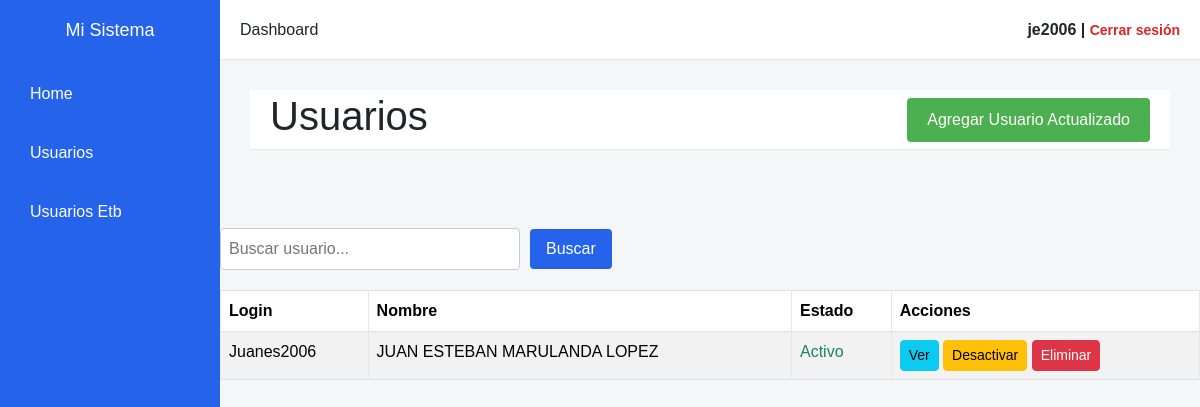
Page /usuarios_etb/ (signed in) on the committed database.
### app_cuentas/models.py (models this page shows, shortened)
class Usuario(models.Model):
    ESTADO_CHOICES = [
        ('ACTIVO', 'Activo'),
        ('INACTIVO', 'Inactivo'),
    ]
    DEPARTAMENTO_CHOICES = [
        ('CALDAS', 'Caldas'),
        ('ANTIOQUIA', 'Antioquia'),
    ]
    CARGO_CHOICES = [
        ('ASESOR', 'Asesor'),
    ]
    clasificacion = models.CharField(max_length=100)
    login = models.CharField(max_length=100)
    estado = models.CharField(
        max_length=10,
        choices=ESTADO_CHOICES,
        default='ACTIVO'
    )
    identificacion_usuario = models.BigIntegerField()
    fecha_ingreso = models.DateField()
    fecha_retiro = models.DateField()
    vicepresidente = models.CharField(max_length=100)
    gerencia = models.CharField(max_length=100)
    direccion = models.CharField(max_length=100)
    canal = models.CharField(max_length=100)
    proveedor = models.CharField(max_length=100)
    nro_contrato = models.CharField(max_length=100)
    subcanal = models.CharField(max_length=100)
    punto = models.CharField(max_length=100)
    cc_supervisor = models.CharField(max_length=100)
    lider_etb = models.CharField(max_length=100)
    departamento = models.CharField(
        max_length=20,
        choices=DEPARTAMENTO_CHOICES
    )
    ciudad = models.CharField(max_length=100)
    nombres = models.CharField(max_length=100)
    apellidos = models.CharField(max_length=100)
    correo = models.EmailField()
    celular = models.CharField(max_length=20)
    eps = models.CharField(max_length=100)
    fecha_nacimiento = models.DateField()
    sexo = models.CharField(max_length=20)
    cargo = models.CharField(
        max_length=20,
        choices=CARGO_CHOICES,
        default='ASESOR'
    )
    perfil_portal_suma = models.CharField(max_length=100)
    restriccion = models.CharField(max_length=100)
    causa_restriccion = models.CharField(max_length=200)
    id_fibra = models.CharField(max_length=100)
    fija = models.IntegerField()
    movil = models.IntegerField()
    id_cobre = models.IntegerField()

### app_cuentas/views.py (the view)
# urls.py: path('usuarios_etb/', usuarios_view_actualizada, name='usuarios_etb'),
@login_required(login_url='login')
def usuarios_view_actualizada(request):
    usuarios = Usuario.objects.all()
    return render(request, 'app_cuentas/UsuarioEtb.html', {
        'usuarios': usuarios
    })

### app_cuentas/templates/app_cuentas/UsuarioEtb.html (shortened to what this page needs)
{% extends 'app_cuentas/base.html' %}
{% block content %}
<div class="nav">
    <h1>Usuarios</h1>
    <div >
        <button type="button"
                class="btn_agregar"
                data-bs-toggle="modal"
                data-bs-target="#agregarUsuarioModalActualizado">
            Agregar Usuario Actualizado
        </button>
    </div>
</div>
</div><br><br>
<form  method="get" action="{% url 'buscar_usuario_etb' %}">
    <input class="inp_buscar" type="text" name="buscador_Usuario" placeholder="Buscar usuario..." value="{{ request.GET.buscador_Usuario }}">
    <button class="btn_buscar" type="submit">Buscar</button>
</form>
<table class="table table-striped table-bordered">
    <thead>
        <tr>
            <th>Login</th>
            <th>Nombre</th>
            <th>Estado</th>
            <th>Acciones</th>
        </tr>
    </thead>
    <tbody>
        {% for u in usuarios %}
        <tr>
            <td>{{ u.login }}</td>
            <td>{{ u.nombres }} {{ u.apellidos }}</td>
            <td>
                {% if u.estado|lower == "activo" %}
                    <span class="text-success">Activo</span>
                {% else %}
                    <span class="text-danger">Inactivo</span>
                {% endif %}
            </td>
            <td>
                <a class="btn btn-info btn-sm" href="{% url 'ver_usuario_etb' u.id %}">
                    Ver
                </a>
                <form method="post"
                      action="{% url 'cambiar_estado_usuario' u.id %}"
                      style="display:inline;">
                    <button type="submit" class="btn btn-warning btn-sm">
                        {% if u.estado|lower == "activo" %}
                            Desactivar
                        {% else %}
                            Activar
                        {% endif %}
                    </button>
                </form>
                <form method="post"
                      action="{% url 'eliminar_usuario_etb' u.id %}"
                      style="display:inline;">
                    <button type="submit" class="btn btn-danger btn-sm">
                        Eliminar
                    </button>
                </form>
            </td>
        </tr>
        {% endfor %}
    </tbody>
</table>
{% endblock %}

### app_cuentas/templates/app_cuentas/Base.html (shortened to what this page needs)
<!DOCTYPE html>
<html lang="es">
<head>
    <link href="https://cdn.jsdelivr.net/npm/bootstrap@5.3.2/dist/css/bootstrap.min.css" rel="stylesheet">
</head>
<body>
    <div class="sidebar">
        <h2>Mi Sistema</h2>
        <a href="{% url 'home' %}">Home</a>
        <a href="{% url 'usuarios' %}">Usuarios</a>
        <a href="{% url 'usuarios_etb' %}">Usuarios Etb</a>
    </div>
    <div class="main">
        <div class="navbar">
            <div>Dashboard</div>
            <div class="user">
                {{ request.user.username }} |
                <a href="{% url 'logout' %}">Cerrar sesión</a>
            </div>
        </div>
        <div class="content">
            {% block content %}{% endblock %}
        </div>
</body>
</html>

### app_cuentas/templates/app_cuentas/Base.html (style rules this page uses)
* { margin: 0; padding: 0; box-sizing: border-box; font-family: Arial, sans-serif; }
body { display: flex; height: 100vh; background-color: #f4f6f8; }
.sidebar { width: 220px; background-color: #2563eb; color: white; padding: 20px; position: sticky; height: 100%; }
.sidebar h2 { margin-bottom: 30px; font-size: 18px; text-align: center; }
.sidebar a { display: block; color: white; text-decoration: none; margin: 15px 0; padding: 10px; border-radius: 6px; }
.main { flex: 1; display: flex; flex-direction: column; }
.navbar { height: 60px; background-color: #ffffff; display: flex; align-items: center; justify-content: space-between; padding: 0 20px; border-bottom: 1px solid #e5e7eb; }
.navbar .user { font-weight: bold; }
.navbar a { text-decoration: none; color: #dc2626; font-size: 14px; }
.content { padding: 30px; }

### app_cuentas/templates/app_cuentas/UsuarioEtb.html (style rules this page uses)
.nav { height: 60px; background-color: #ffffff; display: flex; align-items: center; justify-content: space-between; padding: 0 20px; border-bottom: 1px solid #e5e7eb; }
table { width: 100%; border-collapse: collapse; margin-top: 20px; }
th, td { padding: 12px; text-align: left; border: 1px solid #e5e7eb; }
th { background-color: #f2f2f2; }
.inp_buscar { padding: 8px; border: 1px solid #ccc; border-radius: 4px; flex: 1; max-width: 300px; }
.btn_buscar { padding: 8px 16px; background-color: #2563eb; color: white; border: none; border-radius: 4px; cursor: pointer; }
form { display: flex; align-items: center; gap: 10px; }
.btn_agregar { background-color: #4CAF50; color: white; padding: 10px 20px; border: none; border-radius: 4px; cursor: pointer; }
input[type="text"], input[type="email"], input[type="password"] { padding: 8px; width: 100%; border: 1px solid #ccc; border-radius: 4px; }

### rows in the picture
Usuario: login "Juanes2006", nombres "JUAN ESTEBAN", apellidos "MARULANDA LOPEZ", estado "Activo"

### other values in the picture
{{ request.user.username }} "je2006"
